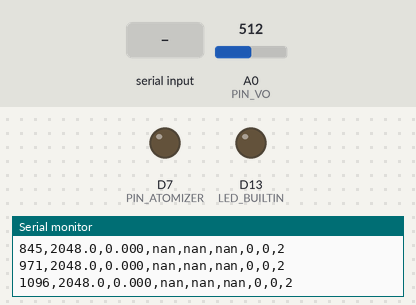
A sketch run on a simulated Arduino Zero (SAMD21). Shown: output pins drawn as LEDs (lit = HIGH), the last lines printed to the serial monitor. The test bench sets the inputs (shaded band); at power-on: A0 (PIN_VO) = 512 (analog values on the 0–1023 scale).

Above: at 1.2 s.
1.3 s: "o" received over Serial
At 2.3 s:
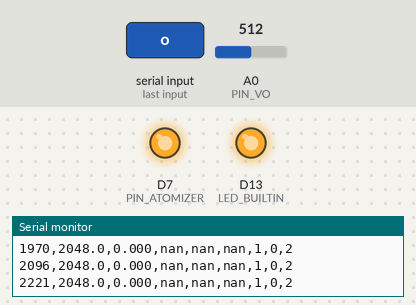
2.8 s: A0 (PIN_VO) set to 486
4.4 s: "a" received over Serial
At 5.6 s:
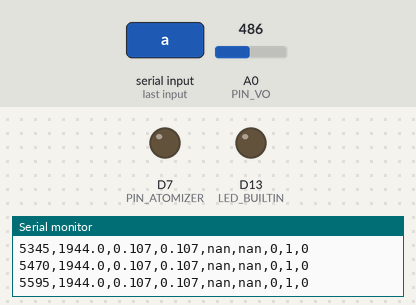
5.9 s: A0 (PIN_VO) set to 9
7.4 s: A0 (PIN_VO) set to 6
Timing chart, 0 to 10.4 s (numbered marks = the images above; inputs shaded):
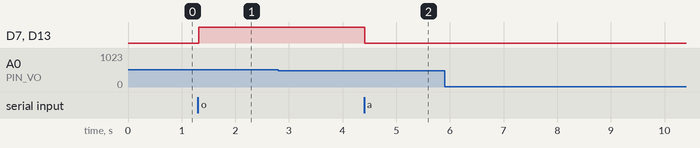

Measured:
- after the input at 1.3 s, D7 (PIN_ATOMIZER), D13 (LED_BUILTIN): LOW → HIGH at once
- after the input at 4.4 s, D7 (PIN_ATOMIZER), D13 (LED_BUILTIN): HIGH → LOW at once

The sketch:

eda_atomizer.ino
```cpp
/*
  EDA-triggered atomizer, stage 1 (no SD card yet).
  Board: Arduino Uno R3 (5 V logic, 10-bit ADC).

  WIRING
    EDA front end (Poh et al. 2010 Fig. 10a, built on 3.3 V):
      Uno 3V3  -> circuit +3.3 V rail AND the Uno AREF pin
      Uno GND  -> circuit GND rail
      op-amp Vo (pin 1)                         -> A0
      Vcc/2 node (divider middle, op-amp pin 5) -> A1   (only if USE_VREF_CHANNEL is 1)
      Electrode A -> +3.3 V rail, Electrode B -> sense node (op-amp pin 2)
    Atomizer module:
      module V -> Uno 5V, module G -> Uno GND, module S -> D7
    Pins D10-D13 are left free for the SD card in stage 2 (CS, MOSI, MISO, SCK).

  WHY AREF = 3V3
    The front end runs from 3.3 V, so Vo never exceeds ~1.65 V. With the ADC reference at 3.3 V
    instead of 5 V the readings use about 50% more of the range. Because the ADC reference and
    the circuit supply are the same net, supply drift cancels in the conductance calculation.
    analogReference(EXTERNAL) is set first in setup(). Never put a voltage on AREF while the
    default reference is selected.

  CONDUCTANCE (derived from the circuit at DC with ideal op-amps; not stated in the paper)
    With ref = the Vcc/2 node and all voltages in ADC counts (Vcc = ADC_FULL counts):
      G * R1 = 2 (ref - Vo) / (Vo + Vcc - 2 ref)
    which reduces to G = (Vcc/Vo - 2) / R1 when ref = Vcc/2 exactly.

  TRIGGER LOGIC
    gFast   = G smoothed over about 1 s
    gBase   = slow baseline (time constant BASELINE_TAU_S), set from a calibration window
    phasic  = gFast - gBase
    When phasic stays >= TRIGGER_RISE_US for CONFIRM_MS the atomizer runs for BURST_MS, then a
    COOLDOWN_MS lockout follows (and, by default, phasic must settle below half the trigger
    before the next burst, so one excursion gives one burst). Losing electrode contact forces everything off and restarts the
    calibration, so putting the electrodes on never counts as a response.
    The defaults below are placeholders. Tune them against your own recordings.

  OUTPUT (115200 baud, CSV, lines starting with # are comments)
    ms,vo_counts,g_raw_uS,g_fast_uS,g_base_uS,phasic_uS,atomizer,state,status
    state : 0 no contact, 1 calibrating, 2 armed, 3 misting, 4 cooldown
    status: 0 ok, 1 Vo too low (conductance out of range), 2 no contact

  SERIAL COMMANDS
    a = automatic (EDA-triggered)   o = force on   f = force off
    t = test burst (BURST_MS)       c = recalibrate   ? = help
*/

#include <math.h>

// ---------------- Pins and build options ----------------
const uint8_t PIN_VO       = A0;
const uint8_t PIN_VREF     = A1;
const uint8_t PIN_ATOMIZER = 7;
#define USE_VREF_CHANNEL 0   // 1: also measure the Vcc/2 node on A1 (corrects divider mismatch)
#define MIRROR_LED       1   // onboard LED mirrors the atomizer. Set to 0 when adding the SD card (D13 is SCK)

// ---------------- EDA front end ----------------
const float R1_OHMS       = 1.0e6f;  // measure your real R1 and enter it here
const float CAL_GAIN      = 1.0f;    // G_reported = CAL_GAIN * G + CAL_OFFSET_US (fit from known resistors)
const float CAL_OFFSET_US = 0.0f;
const uint16_t SAMPLE_HZ  = 32;
const uint8_t  OVERSAMPLE = 16;
const float FAST_ALPHA    = 0.3f;    // about 1 s smoothing at 32 Hz
const float NO_CONTACT_US = 0.05f;   // below this the electrodes are treated as off the skin

// ---------------- Trigger ----------------
const unsigned long CONTACT_SETTLE_MS = 2000;
const float         CALIBRATION_S     = 30.0f;   // dry electrodes keep settling for minutes, so use longer for real runs
const float         BASELINE_TAU_S    = 60.0f;
const float         TRIGGER_RISE_US   = 0.3f;
const unsigned long CONFIRM_MS        = 500;
const unsigned long BURST_MS          = 5000;
const unsigned long COOLDOWN_MS       = 30000;
const unsigned long MAX_CONTINUOUS_ON_MS = 15000;   // hard safety cutoff, any mode
const bool REARM_NEEDS_RELAX = true;   // after cooldown, wait until phasic falls below half the trigger before re-arming,
                                       // so one sustained excursion gives one burst. Set false for repeat bursts while aroused.

// ---------------- Atomizer ----------------
const bool ACTIVE_HIGH = true;   // module S: HIGH = spray (manufacturer's example)

// ---------------- ADC ----------------
#if defined(ARDUINO_ARCH_AVR)
  const uint8_t ADC_BITS = 10;
#else
  const uint8_t ADC_BITS = 12;
#endif
const float ADC_FULL = (float)(1UL << ADC_BITS);
const float LOW_COUNT_LIMIT = 8.0f * ADC_FULL / 1024.0f;
const uint8_t PRINT_EVERY_N = 4;   // 32 Hz sampling, 8 Hz printing

// ---------------- State ----------------
const uint8_t ST_NO_CONTACT = 0, ST_CALIBRATING = 1, ST_ARMED = 2, ST_MIST = 3, ST_COOLDOWN = 4;
const uint8_t OV_NONE = 0, OV_ON = 1, OV_OFF = 2;

uint8_t state = ST_NO_CONTACT;
uint8_t ovr = OV_NONE;
unsigned long ovrUntil = 0;
unsigned long stateStart = 0, contactSince = 0, aboveSince = 0, onSince = 0;
bool contactTimer = false, aboveTimer = false, atomizerOn = false, needRelax = false;
float gFast = NAN, gBase = NAN, calSum = 0, alphaBase = 0;
uint32_t calN = 0;
uint8_t printCount = 0;
uint32_t nextTickUs;

static float readAveraged(uint8_t pin) {
  (void)analogRead(pin);   // throwaway read after a mux change
  uint32_t sum = 0;
  for (uint8_t i = 0; i < OVERSAMPLE; i++) sum += analogRead(pin);
  return (float)sum / OVERSAMPLE;
}

static void setAtomizer(bool on, unsigned long now) {
  digitalWrite(PIN_ATOMIZER, (on == ACTIVE_HIGH) ? HIGH : LOW);
#if MIRROR_LED
  digitalWrite(LED_BUILTIN, on ? HIGH : LOW);
#endif
  atomizerOn = on;
  if (on) onSince = now;
}

static void printHelp() {
  Serial.println(F("# commands: a auto, o force on, f force off, t test burst, c recalibrate, ? help"));
}

static void handleSerial(unsigned long now) {
  while (Serial.available()) {
    char c = Serial.read();
    if (c == 'a')      { ovr = OV_NONE; Serial.println(F("# mode: auto")); }
    else if (c == 'o') { ovr = OV_ON;  ovrUntil = 0; Serial.println(F("# forced on")); }
    else if (c == 'f') { ovr = OV_OFF; ovrUntil = 0; Serial.println(F("# forced off")); }
    else if (c == 't') { ovr = OV_ON;  ovrUntil = now + BURST_MS; Serial.println(F("# test burst")); }
    else if (c == 'c') { state = ST_NO_CONTACT; contactTimer = false; Serial.println(F("# recalibrating")); }
    else if (c == '?') { printHelp(); }
  }
}

static void startCalibration(unsigned long now) {
  state = ST_CALIBRATING;
  stateStart = now;
  calSum = 0;
  calN = 0;
  gBase = NAN;
}

static void sampleStep(unsigned long now) {
  float cVo = readAveraged(PIN_VO);
#if USE_VREF_CHANNEL
  float cRef = readAveraged(PIN_VREF);
#else
  float cRef = ADC_FULL / 2.0f;
#endif

  uint8_t status = 0;
  float g = NAN;
  float den = cVo + ADC_FULL - 2.0f * cRef;
  if (cVo < LOW_COUNT_LIMIT || den <= 0.0f) {
    status = 1;
  } else {
    g = 1.0e6f * 2.0f * (cRef - cVo) / (R1_OHMS * den);
    g = CAL_GAIN * g + CAL_OFFSET_US;
    if (g < 0.0f) g = 0.0f;
    if (g < NO_CONTACT_US) status = 2;
  }
  bool contact = (status != 2);

  if (!contact) {
    gFast = NAN;
    gBase = NAN;
    state = ST_NO_CONTACT;
    contactTimer = false;
    aboveTimer = false;
  } else {
    if (state == ST_NO_CONTACT) {
      if (!contactTimer) { contactTimer = true; contactSince = now; }
      if (now - contactSince >= CONTACT_SETTLE_MS) startCalibration(now);
    }
    if (status == 0) {
      gFast = isnan(gFast) ? g : gFast + FAST_ALPHA * (g - gFast);
      if (state == ST_CALIBRATING) {
        calSum += gFast;
        calN++;
      } else if (state != ST_NO_CONTACT) {
        gBase += alphaBase * (gFast - gBase);
        if (state == ST_ARMED) {
          if (needRelax && (gFast - gBase) < TRIGGER_RISE_US * 0.5f) needRelax = false;
          if (needRelax) {
            aboveTimer = false;   // still elevated from the last response: wait for it to settle
          } else if (gFast - gBase >= TRIGGER_RISE_US) {
            if (!aboveTimer) { aboveTimer = true; aboveSince = now; }
            if (now - aboveSince >= CONFIRM_MS) {
              state = ST_MIST;
              stateStart = now;
              aboveTimer = false;
            }
          } else {
            aboveTimer = false;
          }
        }
      }
    }
    if (state == ST_CALIBRATING && calN > 0 && (now - stateStart) >= (unsigned long)(CALIBRATION_S * 1000.0f)) {
      gBase = calSum / (float)calN;
      state = ST_ARMED;
      aboveTimer = false;
      needRelax = false;
    }
    if (state == ST_MIST && (now - stateStart) >= BURST_MS) {
      state = ST_COOLDOWN;
      stateStart = now;
    }
    if (state == ST_COOLDOWN && (now - stateStart) >= COOLDOWN_MS) {
      state = ST_ARMED;
      aboveTimer = false;
      needRelax = REARM_NEEDS_RELAX;
    }
  }

  // ---- decide the atomizer output: manual override wins over the EDA trigger ----
  if (ovr != OV_NONE && ovrUntil != 0 && (long)(now - ovrUntil) >= 0) ovr = OV_NONE;
  bool want = (ovr == OV_NONE) ? (state == ST_MIST) : (ovr == OV_ON);
  if (want && atomizerOn && (now - onSince) >= MAX_CONTINUOUS_ON_MS) {
    want = false;
    ovr = OV_OFF;
    ovrUntil = 0;
    Serial.println(F("# safety cutoff: atomizer off. Send a to resume auto."));
  }
  if (want != atomizerOn) setAtomizer(want, now);

  if (++printCount >= PRINT_EVERY_N) {
    printCount = 0;
    float phasic = gFast - gBase;
    Serial.print(now);                 Serial.print(',');
    Serial.print(cVo, 1);              Serial.print(',');
    Serial.print(g, 3);                Serial.print(',');
    Serial.print(gFast, 3);            Serial.print(',');
    Serial.print(gBase, 3);            Serial.print(',');
    Serial.print(phasic, 3);           Serial.print(',');
    Serial.print((int)atomizerOn);     Serial.print(',');
    Serial.print((int)state);          Serial.print(',');
    Serial.println((int)status);
  }
}

void setup() {
#if defined(ARDUINO_ARCH_AVR)
  analogReference(EXTERNAL);   // AREF is wired to 3V3. Must come before any analogRead.
#else
  analogReadResolution(ADC_BITS);
#endif
  pinMode(PIN_ATOMIZER, OUTPUT);
#if MIRROR_LED
  pinMode(LED_BUILTIN, OUTPUT);
#endif
  setAtomizer(false, 0);       // always start off
  alphaBase = 1.0f - expf(-1.0f / ((float)SAMPLE_HZ * BASELINE_TAU_S));

  Serial.begin(115200);
  for (uint8_t i = 0; i < 5; i++) (void)analogRead(PIN_VO);   // let the ADC settle on the new reference
  Serial.println(F("# EDA-triggered atomizer, stage 1"));
  printHelp();
  Serial.println(F("ms,vo_counts,g_raw_uS,g_fast_uS,g_base_uS,phasic_uS,atomizer,state,status"));
  nextTickUs = micros();
}

void loop() {
  unsigned long nowMs = millis();
  handleSerial(nowMs);

  if ((int32_t)(micros() - nextTickUs) < 0) return;
  nextTickUs += 1000000UL / SAMPLE_HZ;
  sampleStep(nowMs);
}
```
